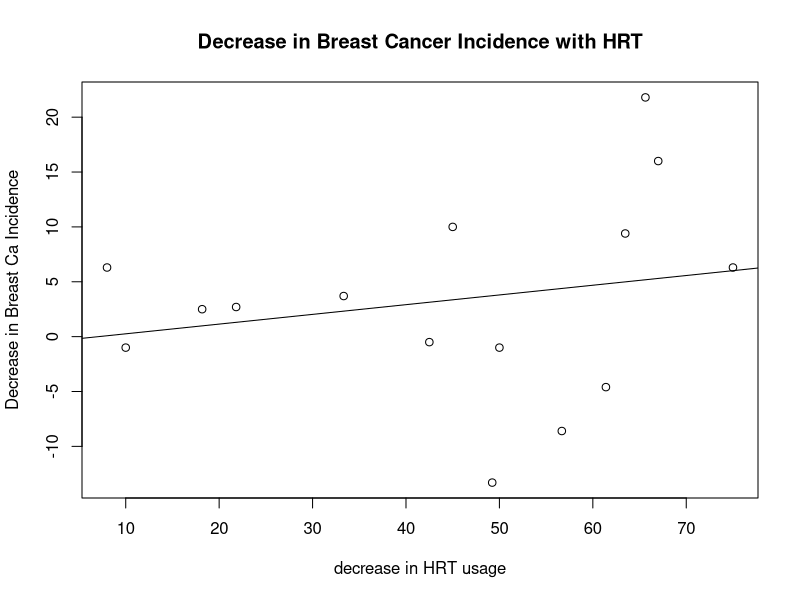
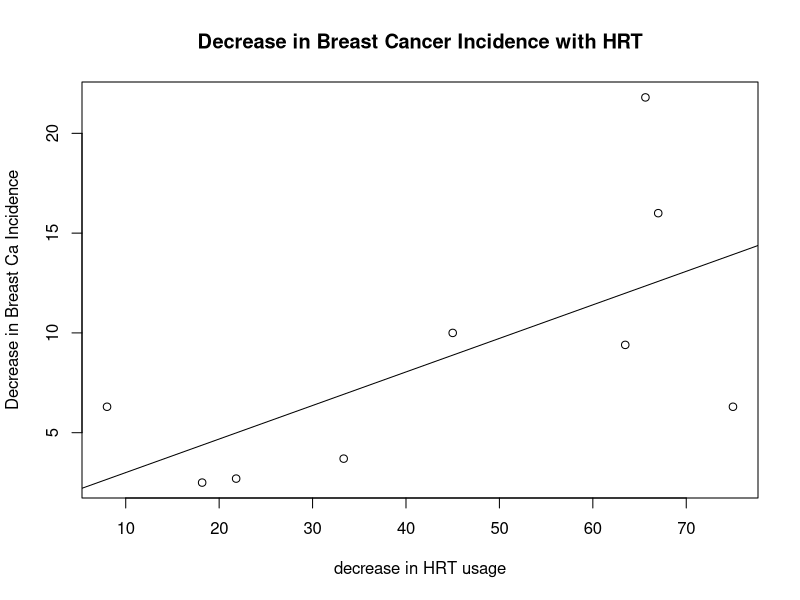
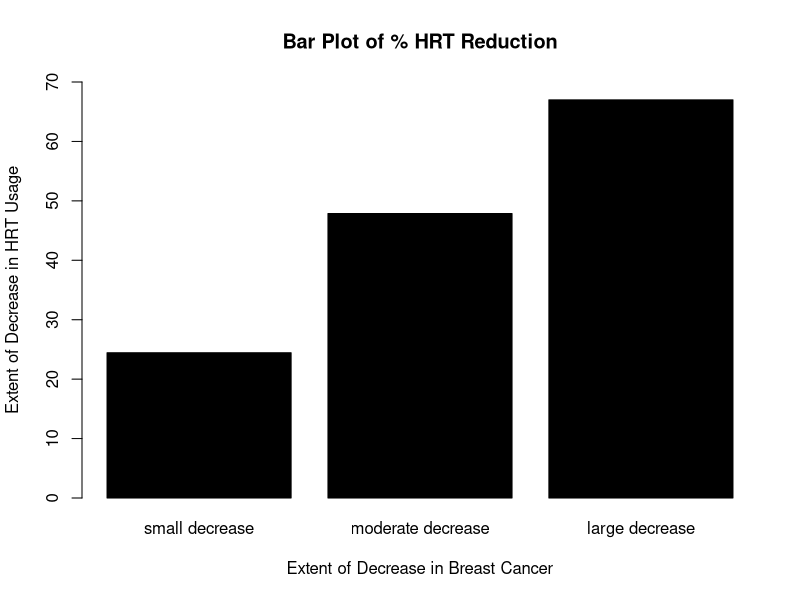

R code for these plots, in order:
## ---- chunk 1
## set the working directory

Mywd <- setwd("/Users/arindambose/GitHub/brca-study")

## Read the data into R

mydata <- read.csv("breastca.csv", header = TRUE, sep = ",")
mydata$hrtuse2 <- (mydata$declinehrtuse)^2
## ---- chunk 2

 plot(mydata$declinehrtuse, mydata$cadecrease,
     main = "Decrease in Breast Cancer Incidence with HRT",
    ylab = "Decrease in Breast Ca Incidence",
    xlab = "decrease in HRT usage")

abline(cahrt <- lm(mydata$cadecrease ~ mydata$declinehrtuse,  
                  data = mydata))

summary(cahrt)
## ---- chunk 3
 mydata2 <- subset(mydata, cadecrease >= 0)
## ---- chunk 4
plot(mydata2$declinehrtuse, mydata2$cadecrease,
          main = "Decrease in Breast Cancer Incidence with HRT",
         ylab = "Decrease in Breast Ca Incidence",
         xlab = "decrease in HRT usage")
 
 abline(carh2 <- lm(mydata2$cadecrease ~ mydata2$declinehrtuse, data = mydata2))
 
 summary(carh2)

summary(mydata2$cadecrease)
## ---- chunk 5
mydata2$highredca <- mydata2$cadecrease > 6.3

print(aggregate(declinehrtuse ~ highredca, mydata2, mean))
## ---- chunk 6
mydata2$caredcat <- (cut(mydata2$cadecrease, breaks = c(0, 3.7, 10, 21)))
#mydata2$caredcat <- (mydata2$caredcat)
#levels(mydata2$caredcat) = c("leq 0", "0.1-3.2", "3.3-8.6", "8.7-21")
caredcatnames = c("small decrease", 
                "moderate decrease", "large decrease")
print(table(mydata2$caredcat))
hrtcadeclevel <- tapply(mydata2$declinehrtuse, mydata2$caredcat, mean)
print(hrtcadeclevel)
## ---- chunk 7
barplot(hrtcadeclevel,
        col = "black", main = "Bar Plot of % HRT Reduction",
        xlab = "Extent of Decrease in Breast Cancer",
        ylab = "Extent of Decrease in HRT Usage",
       names.arg = caredcatnames,
        ylim = c(0, 70))
